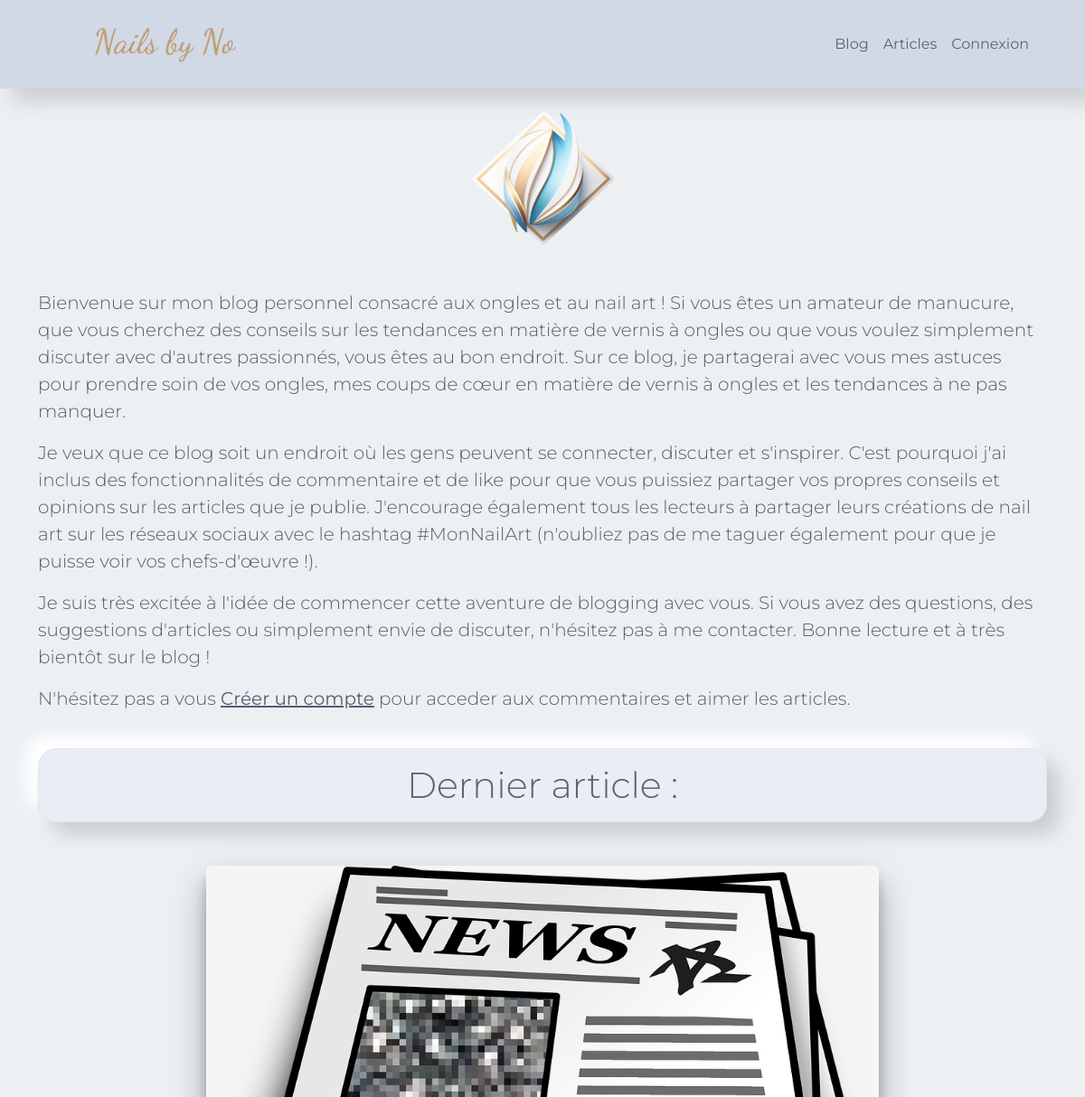
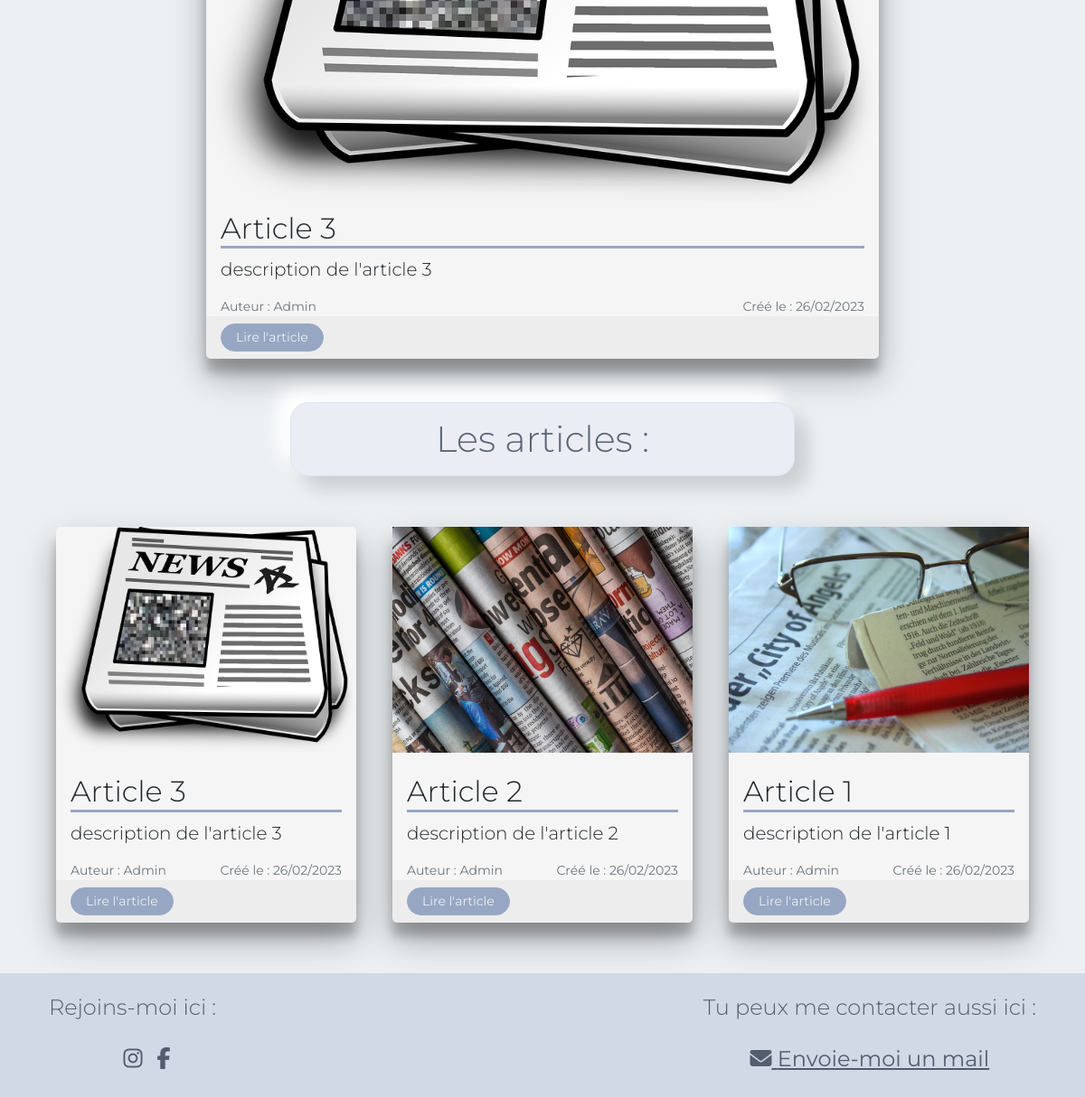
The page / on the database its author committed (2 pictures, top to bottom).
### tables this page shows
CREATE TABLE `articles` (
  `id` int(11) NOT NULL,
  `title` varchar(50) NOT NULL,
  `description` varchar(100) NOT NULL,
  `content` text NOT NULL,
  `image_path` varchar(150) NOT NULL,
  `user_id` int(11) NOT NULL,
  `created_at` datetime NOT NULL DEFAULT CURRENT_TIMESTAMP,
  `updated_at` datetime NOT NULL DEFAULT CURRENT_TIMESTAMP
);

CREATE TABLE `users` (
  `id` int(11) NOT NULL,
  `username` varchar(255) NOT NULL,
  `mail` varchar(255) NOT NULL,
  `password` varchar(255) NOT NULL,
  `auth` int(11) DEFAULT NULL,
  `date` datetime NOT NULL DEFAULT CURRENT_TIMESTAMP
);

### controller/userController.php (called while the page is built, shortened)
<?php
class UserController
{
    public function home()
    {
        $securite    = new Securite();
        $articles = new Articles();
        $articles = $articles->getArticlesOne();
        require_once './view/blog.php';
    }
}

### model/Article.php (called while the page is built, shortened)
<?php
require_once('./controller/userController.php');
class Articles extends Database
{
    public function getArticles()
    {
        $bdd = Database::connection();
        try {
            $requete = $bdd->prepare('SELECT a.*, u.username, u.mail FROM articles AS a LEFT JOIN users AS u ON a.user_id = u.id ORDER BY a.id DESC');
            $requete->execute();
            $resultat = $requete->fetchAll(PDO::FETCH_ASSOC);
        } catch (PDOException $e) {
            echo 'Erreur : ' . $e->getMessage();
        }
        return $resultat;
    }
    public function getArticlesOne()
    {
        $bdd = Database::connection();
        try {
            $requete = $bdd->prepare('SELECT a.*, u.username, u.mail FROM articles AS a LEFT JOIN users AS u ON a.user_id = u.id ORDER BY a.id DESC LIMIT 1');
            $requete->execute();
            $resultat = $requete->fetchAll(PDO::FETCH_ASSOC);
        } catch (PDOException $e) {
            echo 'Erreur : ' . $e->getMessage();
        }
        return $resultat;
    }
}

### model/Securite.php (called while the page is built, shortened)
<?php
class Securite
{
    public function estConnecte()
    {
        if (!empty($_SESSION['id']) && $_SESSION['id'] > 0) {
            $isLoggedIn = true;
        } else {
            $isLoggedIn = false;
        }
        return $isLoggedIn;
    }
}

### view/blog.php (the view, shortened to what this page needs)
<section class="container">
    <div class="d-flex flex-column align-items-center">
        <img src="./public/asset/img/logoNailsSolo.png" height="150" class="float-left order-first my-4" alt="Logo du site 'Nails by No'">
        <div class="align-middle lead my-4">
            <p>Bienvenue sur mon blog personnel consacré aux ongles et au nail art ! Si vous êtes un amateur de manucure, que vous cherchez des conseils sur les tendances en matière de vernis à ongles ou que vous voulez simplement discuter avec d'autres passionnés, vous êtes au bon endroit.
                Sur ce blog, je partagerai avec vous mes astuces pour prendre soin de vos ongles, mes coups de cœur en matière de vernis à ongles et les tendances à ne pas manquer.
            </p>
            <p>
                Je veux que ce blog soit un endroit où les gens peuvent se connecter, discuter et s'inspirer. C'est pourquoi j'ai inclus des fonctionnalités de commentaire et de like pour que vous puissiez partager vos propres conseils et opinions sur les articles que je publie. J'encourage également tous les lecteurs à partager leurs créations de nail art sur les réseaux sociaux avec le hashtag #MonNailArt (n'oubliez pas de me taguer également pour que je puisse voir vos chefs-d'œuvre !).
            </p>
            <p>
                Je suis très excitée à l'idée de commencer cette aventure de blogging avec vous. Si vous avez des questions, des suggestions d'articles ou simplement envie de discuter, n'hésitez pas à me contacter.
                Bonne lecture et à très bientôt sur le blog !
            </p>
            <p>
                N'hésitez pas a vous <a href="index.php?page=inscription" class="text-police"><strong>Créer un compte</strong></a> pour acceder aux commentaires et aimer les articles.
            </p>
        </div>
    </div>
</section>
<section class="container">
    <h2 class="display-6 alert alert-perso mb-5 mx-auto shadow text-center">Dernier article :</h2>
    <?php
    foreach ($articles as $article) :
        $created_at = new DateTime($article['created_at']);
        $date_europeenne = $created_at->format('d/m/Y');
    ?>
        <article class="card mx-auto col-lg-8 shadow-lg">
            <img src="<?= $article['image_path'] ?>" alt="">
            <div class="card-body py-0">
                <h5 class="card-title display-7 border-bottom border-3 border-perso mt-2"><?= $article['title'] ?></h5>
                <p class="card-text lead "><?= $article['description'] ?></p>
                <div class="d-flex justify-content-between text-secondary">
                    <p class="card-text small align-self-end mb-0">Auteur : <?= $article['username'] ?></p>
                    <p class="card-text small ">Créé le : <?= $date_europeenne ?></p>
                </div>
            </div>
            <div class="card-footer px-3">
                <div class="d-flex justify-content-between">
                    <a href="index.php?page=article&id=<?php echo $article['id']; ?>" class="card-link btn btn-perso px-3 text-background btn-sm rounded">Lire l'article</a>
                </div>
            </div>
        </article>
    <?php
    endforeach;
    ?>
    <h2 class="display-6 alert alert-perso my-5 mx-auto shadow text-center w-50" id="articles">Les articles :</h2>
    <div class="row mx-auto">
        <?php
        $articles = new Articles();
        $articles = $articles->getArticles();
        foreach ($articles as $article) :
            $created_at = new DateTime($article['created_at']);
            $date_europeenne = $created_at->format('d/m/Y');
        ?>
            <section class="col-lg-4 col-sm-6">
                <div class="card m-2 shadow-lg">
                    <img src="<?= $article['image_path'] ?>" style="height: 250px;" alt="">
                    <div class="card-body pb-0">
                        <h5 class="card-title display-7 border-bottom border-3 border-perso mt-2"> <?= $article['title'] ?></h5>
                        <p class="card-text lead"><?= $article['description'] ?></p>
                        <div class="d-flex justify-content-between text-secondary">
                            <p class="card-text small align-self-end mb-0">Auteur : <?= $article['username'] ?></p>
                            <p class="card-text small">Créé le : <?= $date_europeenne ?></p>
                        </div>
                    </div>
                    <div class="card-footer px-3">
                        <div class="d-flex justify-content-between">
                            <a href="index.php?page=article&id=<?php echo $article['id']; ?>" class="card-link btn btn-perso px-3 text-background btn-sm rounded">Lire l'article</a>
                        </div>
                    </div>
                </div>
            </section>
        <?php
        endforeach;
        ?>
    </div>
</section>
<?php
$content = ob_get_clean();
require('base.php');
?>

### index.php (shortened to what this page needs)
<?php
require './controller/userController.php';
$controller = new UserController();
$article    = new ArticleController();
$like       = new LikeController();
$token      = new TokenController();
try {
    if (isset($_GET['page'])) {
        switch ($_GET['page']) {
            case 'home':
                $controller->home();
                break;
            case 'connexion':
                $controller->connexion();
                break;
            case 'inscription':
                $controller->addUser();
                break;
            case 'deleteProfil':
                $controller->deleteProfil();
                break;
            case 'profil':
                $controller->profil();
                break;
            case 'article':
                $article->article();
                break;
            case 'ajoutArticle':
                $article->ajoutArticle();
                break;
            case 'deleteArticle':
                $article->deleteArticle();
                break;
            case 'updateArticle':
                $article->updateArticle();
                break;
            case 'ajoutLike':
                $like->addLikes();
                break;
            case 'dislike':
                $like->disLikes();
                break;
            case 'deconnexion':
                $controller->logout();
                break;
            case 'deleteCommentaire':
                $article->deleteCommentaire();
                break;
            case 'token':
                $token->token();
                break;
            case 'changePassword':
                $token->verifieToken();
                break;
            default:
                throw new Exception("Cette page n'existe pas");
        }
    } else {
        $controller->home();
    }
} catch (Exception $e) {
    $errorMessage = $e->getMessage();
    $controller->pageErreur($errorMessage);
}

### view/base.php (shortened to what this page needs)
<!DOCTYPE html>
<html lang="fr">
<head>
    <link rel="stylesheet" href="node_modules/bootstrap/dist/css/bootstrap.min.css">
    <link rel="stylesheet" href="https://kit.fontawesome.com/d2f808818c.css">
    <link rel="stylesheet" href="./public/design/css/defaut.css">
</head>
<body class="bg-background vh-100 text-police d-flex flex-column justify-content-between">
    <header class="bg-persoUn shadow">
        <div class="container">
            <nav class="navbar navbar-expand-lg sticky-top py-4 " id="menu">
                <div class="container-fluid">
                    <a class="navbar-brand" href="index.php?page=home"><img src="./public/asset/img/nomLogo.png" alt="Logo du site" height="40px"></a>
                    <div class="collapse navbar-collapse" id="navbarNavAltMarkup">
                        <ul class="navbar-nav ms-auto">
                            <li class="nav-item">
                                <a class="nav-link" href="index.php?page=home">Blog</a>
                            </li>
                            <li class="nav-item">
                                <a class="nav-link" href="#articles">Articles</a>
                            </li>
                            <?php if ($securite->estConnecte()) {  ?>
                                <?php if ($userManager->hasAuth()) : ?>
                                    <li class="nav-item">
                                        <a class="nav-link" href="index.php?page=ajoutArticle">Nouvel article</a>
                                    </li>
                                <?php endif; ?>
                                <li class="nav-item">
                                    <a class="nav-link" href="index.php?page=deconnexion">Deconnexion</a>
                                </li>
                                <li class="nav-item">
                                    <a class="nav-link" href="index.php?page=profil"><i class="fa-solid fa-user"></i></a>
                                </li>
                            <?php  } else { ?>
                                <li class="nav-item">
                                    <a class="nav-link" href="index.php?page=connexion">Connexion</a>
                                </li>
                            <?php } ?>
                        </ul>
                    </div>
                </div>
            </nav>
        </div>
    </header>
    <?= $content ?>
    <footer class="footer bg-persoUn mt-5">
        <div class="container text-police p-4 d-flex justify-content-between flex-wrap">
            <div class="d-flex flex-column justify-content-center align-items-center mb-4 mb-md-0">
                <h3 class="display-8 mb-4">Rejoins-moi ici :</h3>
                <ul class="d-flex justify-content-center m-0">
                    <li class="nav-link mx-2">
                        <a href="#" class="text-police fs-4" target="_blank">
                            <i class="fa-brands fa-instagram"></i>
                        </a>
                    </li>
                    <li class="nav-link mx-2">
                        <a href="#" class="text-police fs-4" target="_blank">
                            <i class="fab fa-facebook-f"></i>
                        </a>
                    </li>
                </ul>
            </div>
            <div class="contact d-flex flex-column justify-content-center align-items-center">
                <h3 class="display-8 mb-4">Tu peux me contacter aussi ici :</h3>
                <li class="nav-link mx-2">
                    <a href="mailto:contact@guillaumeganne.com" class="text-police fs-4">
                        <i class="fa fa-envelope" aria-hidden="true"></i>
                        Envoie-moi un mail
                    </a>
                </li>
            </div>
        </div>
    </footer>
</body>
</html>

### rows shown on the page
articles: image_path (picture), title "Article 3", description "description de l'article 3", user.username "Admin", created_at "26/02/2023"
articles: image_path (picture), title "Article 2", description "description de l'article 2", user.username "Admin", created_at "26/02/2023"
articles: image_path (picture), title "Article 1", description "description de l'article 1", user.username "Admin", created_at "26/02/2023"
